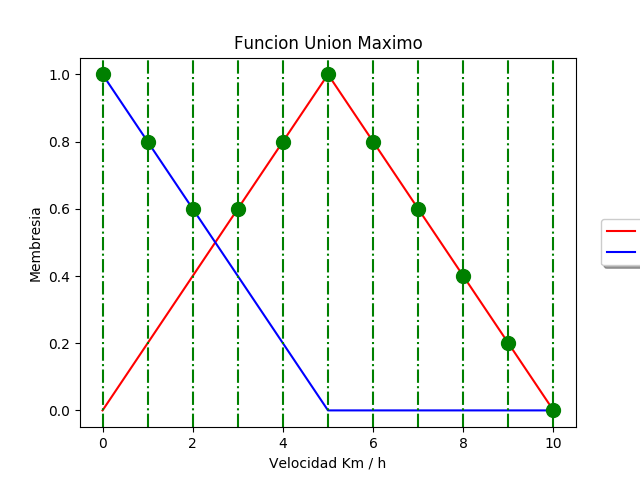

Here is the Python script that generated this plot:
import numpy as np
import skfuzzy as sk
import matplotlib.pyplot as plt

x= np.arange(0,11,1)

bajo=sk.trimf(x, [0,0,5])
medio=sk.trimf(x, [0,5,10])


plt.figure()

plt.plot(x, medio, 'r', linewidth=1.5, label='Medio')
plt.plot(x, bajo, 'b', linewidth=1.5, label='Bajo')

plt.title('Funcion Union Maximo')
plt.ylabel('Membresia')
plt.xlabel('Velocidad Km / h')
plt.legend(loc='center right', bbox_to_anchor=(1.25, 0.5), ncol=1, fancybox=True, shadow=True)

plt.axvline(x=0, ymin=0, ymax=10, color="g", linestyle='-.')
plt.axvline(x=1, ymin=0, ymax=10, color="g", linestyle='-.')
plt.axvline(x=2, ymin=0, ymax=10, color="g", linestyle='-.')
plt.axvline(x=3, ymin=0, ymax=10, color="g", linestyle='-.')
plt.axvline(x=4, ymin=0, ymax=10, color="g", linestyle='-.')
plt.axvline(x=5, ymin=0, ymax=10, color="g", linestyle='-.')
plt.axvline(x=6, ymin=0, ymax=10, color="g", linestyle='-.')
plt.axvline(x=7, ymin=0, ymax=10, color="g", linestyle='-.')
plt.axvline(x=8, ymin=0, ymax=10, color="g", linestyle='-.')
plt.axvline(x=9, ymin=0, ymax=10, color="g", linestyle='-.')
plt.axvline(x=10, ymin=0, ymax=10, color="g", linestyle='-.')

plt.plot(0,1,marker='o', markersize=10, color='g')
plt.plot(1,0.8,marker='o', markersize=10, color='g')
plt.plot(2,0.6,marker='o', markersize=10, color='g')
plt.plot(3,0.6,marker='o', markersize=10, color='g')
plt.plot(4,0.8,marker='o', markersize=10, color='g')
plt.plot(5,1,marker='o', markersize=10, color='g')

plt.plot(6,0.8,marker='o', markersize=10, color='g')
plt.plot(7,0.6,marker='o', markersize=10, color='g')
plt.plot(8,0.4,marker='o', markersize=10, color='g')
plt.plot(9,0.2,marker='o', markersize=10, color='g')
plt.plot(10,0,marker='o', markersize=10, color='g')


plt.show()
